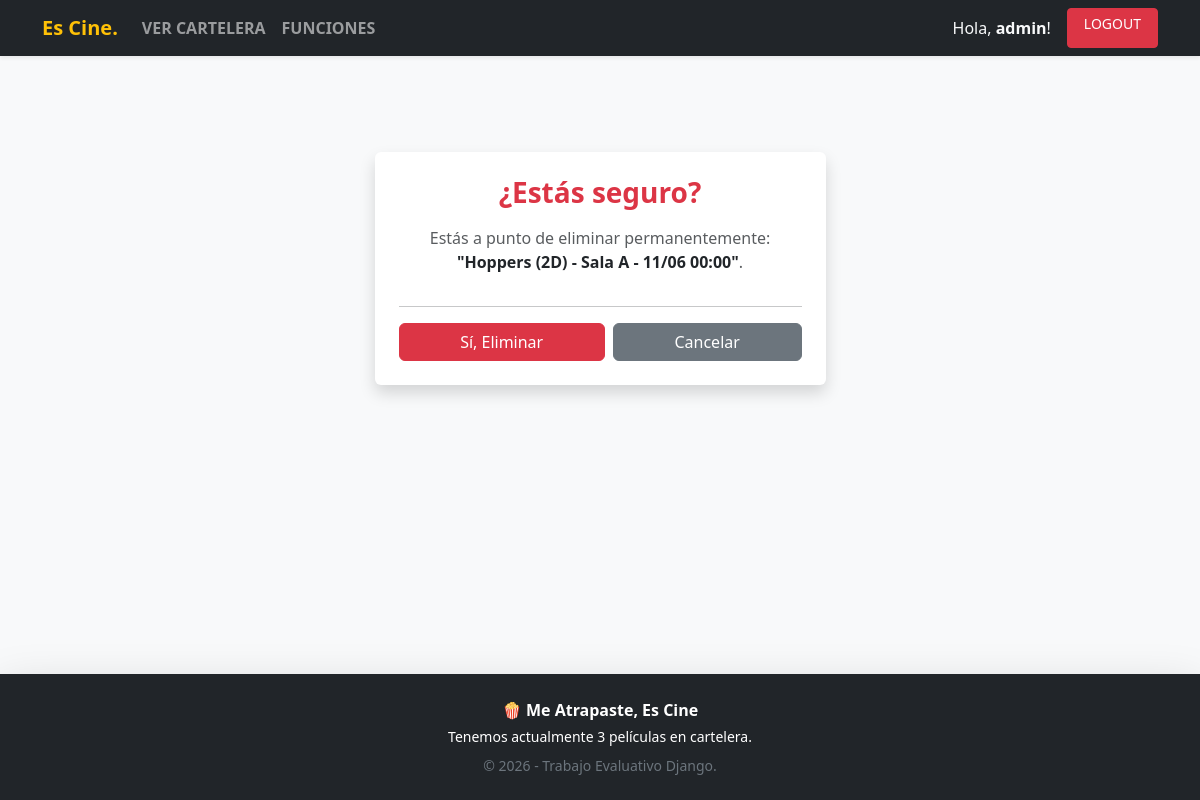
The app's page /cine/funciones/eliminar/1/ (signed in) with its own data.
### usuarios/models.py (models this page shows, shortened)
class UsuarioPersonalizado(AbstractUser):
    dni = models.CharField(max_length=20, blank=True, null=True)
    telefono = models.CharField(max_length=20, blank=True, null=True)

### tickets/models.py (models this page shows, shortened)
class Funcion(models.Model):
    FORMATO_CHOICES = [
        ('2D', 'Proyección 2D'),
        ('3D', 'Proyección 3D'),
        ('4D', 'Proyección 4D'),
    ]
    pelicula = models.ForeignKey(Pelicula, on_delete=models.CASCADE, related_name='funciones')
    sala = models.ForeignKey(Sala, on_delete=models.CASCADE, related_name='funciones')
    fecha_hora = models.DateTimeField()
    precio_entrada = models.DecimalField(max_digits=8, decimal_places=2)
    formato = models.CharField(max_length=2, choices=FORMATO_CHOICES, default='2D')
    def __str__(self):
        return f"{self.pelicula.titulo} ({self.formato}) - {self.sala.nombre} - {self.fecha_hora.strftime('%d/%m %H:%M')}"

class Pelicula(models.Model):
    titulo = models.CharField(max_length=200)
    sinopsis = models.TextField()
    duracion = models.IntegerField(help_text="Duración en minutos")
    poster = models.ImageField(upload_to='posters/', null=True, blank=True)

class Sala(models.Model):
    nombre = models.CharField(max_length=100, help_text="Ej: Sala 1, Sala 2, etc.")
    capacidad = models.IntegerField()

### tickets/views.py (the view)
# urls.py: path('funciones/eliminar/<int:id_funcion>/', views.eliminar_funcion, name='eliminar_funcion'),
@login_required
@permission_required('tickets.delete_funcion', login_url='home', raise_exception=True)
def eliminar_funcion(request, id_funcion):
    funcion = get_object_or_404(Funcion, id=id_funcion)
    if request.method == 'POST':
        funcion.delete()
        return redirect('lista_funciones')
    return render(request, 'tickets/confirmar_eliminar.html', {'objeto': funcion})

### tickets/context_processors.py (called while the page is built)
def info_cine(request):
    return {
        'nombre_cine': '🍿 Me Atrapaste, Es Cine',
        'anio_actual': datetime.now().year,
        'total_peliculas': Pelicula.objects.count()
    }

### templates/tickets/confirmar_eliminar.html (shortened to what this page needs)
{% extends 'base.html' %}
{% block contenido %}
<div class="row justify-content-center">
    <div class="col-md-5">
        <div class="card shadow border-0 p-4 bg-white text-center mt-5">
            <h3 class="fw-bold text-danger mb-3">¿Estás seguro?</h3>
            <p class="text-muted">Estás a punto de eliminar permanentemente: <br><strong class="text-dark">"{{ objeto }}"</strong>.</p>
            <hr>
            <form method="POST">
                <div class="d-flex gap-2">
                    <button type="submit" class="btn btn-danger flex-fill">Sí, Eliminar</button>
                    <a href="{% url 'lista_peliculas' %}" class="btn btn-secondary flex-fill">Cancelar</a>
                </div>
            </form>
        </div>
    </div>
</div>
{% endblock %}

### templates/base.html (shortened to what this page needs)
<!DOCTYPE html>
<html lang="es">
<head>
    <link href="https://cdn.jsdelivr.net/npm/bootstrap@5.3.3/dist/css/bootstrap.min.css" rel="stylesheet">
</head>
<body class="bg-light d-flex flex-column min-vh-100">
    <nav class="navbar navbar-expand-lg navbar-dark bg-dark shadow-sm">
        <div class="container">
            <a class="navbar-brand fw-bold text-warning" href="/"> Es Cine.</a>
            <div class="collapse navbar-collapse" id="navbarNav">
                <ul class="navbar-nav me-auto">
                    <li class="nav-item"><a class="nav-link fw-bold" href="{% url 'lista_peliculas' %}">VER CARTELERA</a></li>
                    <li class="nav-item"><a class="nav-link fw-bold" href="{% url 'lista_funciones' %}">FUNCIONES</a></li>
                </ul>
                <div class="navbar-nav ms-auto gap-2">
                    {% if user.is_authenticated %}
                        <span class="navbar-text text-light me-2">Hola, <strong>{{ user.username }}</strong>!</span>
                        <a class="btn btn-danger btn-sm px-3" href="{% url 'logout' %}">LOGOUT</a>
                    {% else %}
                        <a class="btn btn-outline-warning btn-sm px-3" href="{% url 'login' %}">LOGIN</a>
                        <a class="btn btn-warning btn-sm px-3 text-dark" href="{% url 'registro' %}">REGISTRARSE</a>
                    {% endif %}
                </div>
            </div>
        </div>
    </nav>
    <div class="container my-5">
        {% block contenido %}
        {% endblock %}
    </div>
    <footer class="bg-dark text-white text-center py-4 mt-auto shadow-lg">
        <div class="container">
            <p class="mb-1 fw-bold">{{ nombre_cine }}</p>
            <p class="mb-2 text-gray small">Tenemos actualmente {{ total_peliculas }} películas en cartelera.</p>
            <p class="mb-0 small text-secondary">&copy; {{ anio_actual }} - Trabajo Evaluativo Django.</p>
        </div>
    </footer>
</body>
</html>

### records on screen
UsuarioPersonalizado: username "admin"
Funcion: pelicula+formato+sala "Hoppers (2D) - Sala A - 11/06 00:00"

### other values on screen
{{ nombre_cine }} "🍿 Me Atrapaste, Es Cine"
{{ total_peliculas }} "3"
